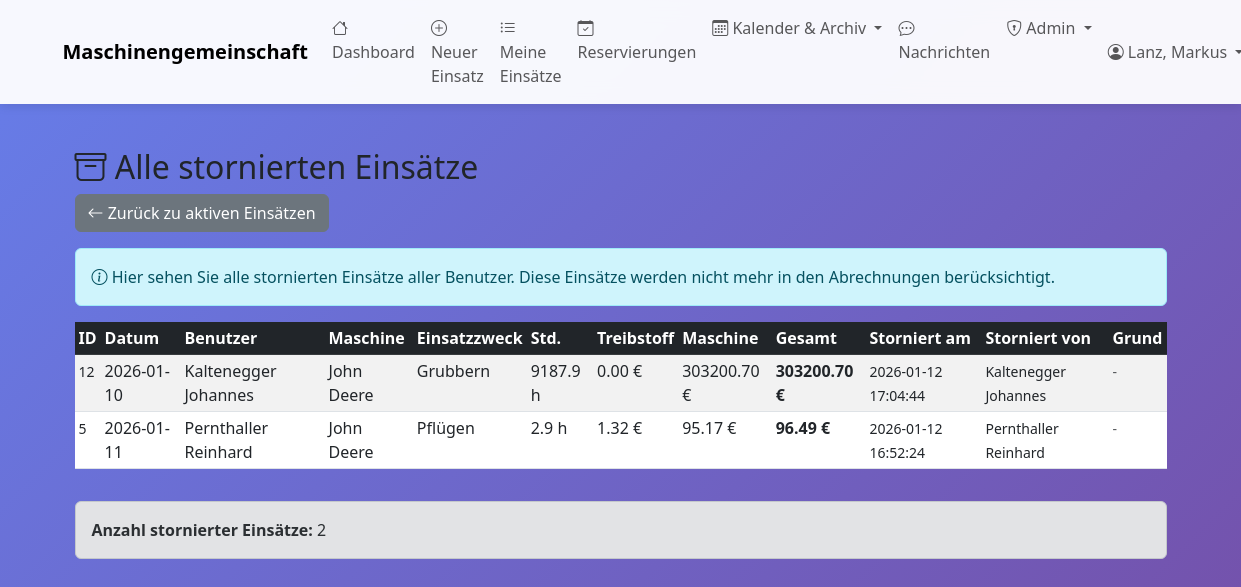
The app's page /admin/stornierte-einsaetze (signed in) with its own data.
### tables this page shows
CREATE TABLE maschineneinsaetze_storniert (
            id INTEGER PRIMARY KEY AUTOINCREMENT,
            original_einsatz_id INTEGER NOT NULL,
            datum TEXT NOT NULL,
            benutzer_id INTEGER NOT NULL,
            maschine_id INTEGER NOT NULL,
            einsatzzweck_id INTEGER,
            stundenzaehler_anfang REAL,
            stundenzaehler_ende REAL,
            betriebsstunden REAL,
            hektar REAL,
            kilometer REAL,
            stueck INTEGER,
            treibstoffverbrauch REAL,
            treibstoffkosten REAL,
            maschinenkosten REAL,
            gesamtkosten REAL,
            bemerkung TEXT,
            storniert_am TEXT NOT NULL,
            storniert_von INTEGER NOT NULL,
            stornierungsgrund TEXT,
            FOREIGN KEY (benutzer_id) REFERENCES benutzer(id),
            FOREIGN KEY (maschine_id) REFERENCES maschinen(id),
            FOREIGN KEY (einsatzzweck_id) REFERENCES einsatzzwecke(id),
            FOREIGN KEY (storniert_von) REFERENCES benutzer(id)
        );

CREATE TABLE benutzer (
    id INTEGER PRIMARY KEY AUTOINCREMENT,
    name TEXT NOT NULL,
    vorname TEXT,
    username TEXT UNIQUE,
    password_hash TEXT,
    adresse TEXT,
    telefon TEXT,
    email TEXT,
    mitglied_seit DATE,
    aktiv BOOLEAN DEFAULT 1,
    bemerkungen TEXT
, is_admin BOOLEAN DEFAULT 0, treibstoffkosten_preis REAL DEFAULT 1.50, backup_schwellwert INTEGER DEFAULT 50, letzter_treibstoffpreis REAL, admin_level INTEGER DEFAULT 0);

CREATE TABLE maschinen (
    id INTEGER PRIMARY KEY AUTOINCREMENT,
    bezeichnung TEXT NOT NULL,
    hersteller TEXT,
    modell TEXT,
    baujahr INTEGER,
    kennzeichen TEXT,
    anschaffungsdatum DATE,
    stundenzaehler_aktuell REAL,
    naechste_wartung_bei REAL,
    aktiv BOOLEAN DEFAULT 1,
    bemerkungen TEXT
, abrechnungsart TEXT DEFAULT 'stunden', preis_pro_einheit REAL DEFAULT 0.0, wartungsintervall INTEGER DEFAULT 50, naechste_wartung REAL, anmerkungen TEXT, erfassungsmodus TEXT DEFAULT 'fortlaufend', gemeinschaft_id INTEGER DEFAULT 1 REFERENCES gemeinschaften(id), anschaffungspreis REAL DEFAULT 0.0, abschreibungsdauer_jahre INTEGER DEFAULT 10);

CREATE TABLE einsatzzwecke (
    id INTEGER PRIMARY KEY AUTOINCREMENT,
    bezeichnung TEXT NOT NULL UNIQUE,
    beschreibung TEXT,
    aktiv BOOLEAN DEFAULT 1
);

### web_app.py (the view)
@app.route('/admin/stornierte-einsaetze')
@admin_required
def admin_stornierte_einsaetze():
    with MaschinenDBContext(DB_PATH) as db:
        cursor = db.connection.cursor()
        cursor.execute("""
            SELECT s.*, m.bezeichnung as maschine_name,
                   b.name as benutzer_name, b.vorname as benutzer_vorname,
                   sv.name as storniert_von_name, sv.vorname as storniert_von_vorname,
                   ez.bezeichnung as einsatzzweck_name
            FROM maschineneinsaetze_storniert s
            JOIN maschinen m ON s.maschine_id = m.id
            JOIN benutzer b ON s.benutzer_id = b.id
            JOIN benutzer sv ON s.storniert_von = sv.id
            LEFT JOIN einsatzzwecke ez ON s.einsatzzweck_id = ez.id
            ORDER BY s.storniert_am DESC
        """)
        columns = [desc[0] for desc in cursor.description]
        stornierte_einsaetze = [dict(zip(columns, row)) for row in cursor.fetchall()]
    return render_template('admin_stornierte_einsaetze.html',
                         stornierte_einsaetze=stornierte_einsaetze)

### database.py (called while the page is built)
    def connect(self):
        self.connection = sqlite3.connect(self.db_path)
        self.connection.row_factory = sqlite3.Row
        self.cursor = self.connection.cursor()

    def close(self):
        if self.connection:
            self.connection.close()

    def __enter__(self):
        self.connect()
        return self

    def __exit__(self, exc_type, exc_val, exc_tb):
        if exc_type is None:
            self.connection.commit()
        else:
            self.connection.rollback()
        self.close()
        return False

### web_app.py (called while the page is built)
def admin_required(f):
    @wraps(f)
    def decorated_function(*args, **kwargs):
        if 'benutzer_id' not in session:
            flash('Bitte melden Sie sich an.', 'warning')
            return redirect(url_for('login'))
        if not session.get('is_admin'):
            flash('Zugriff verweigert. Administrator-Rechte erforderlich.', 'danger')
            return redirect(url_for('dashboard'))
        return f(*args, **kwargs)
    return decorated_function

### templates/admin_stornierte_einsaetze.html (shortened to what this page needs)
{% extends "base.html" %}
{% block content %}
<div class="container mt-4">
    <h2>
        <i class="bi bi-archive"></i> Alle stornierten Einsätze
    </h2>
    <div class="mb-3">
        <a href="{{ url_for('admin_alle_einsaetze') }}" class="btn btn-secondary">
            <i class="bi bi-arrow-left"></i> Zurück zu aktiven Einsätzen
        </a>
    </div>
    {% if stornierte_einsaetze %}
    <div class="alert alert-info">
        <i class="bi bi-info-circle"></i>
        Hier sehen Sie alle stornierten Einsätze aller Benutzer. Diese Einsätze werden nicht mehr in den Abrechnungen berücksichtigt.
    </div>
    <div class="table-responsive">
        <table class="table table-striped table-hover table-sm">
            <thead class="table-dark">
                <tr>
                    <th>ID</th>
                    <th>Datum</th>
                    <th>Benutzer</th>
                    <th>Maschine</th>
                    <th>Einsatzzweck</th>
                    <th>Std.</th>
                    <th>Treibstoff</th>
                    <th>Maschine</th>
                    <th>Gesamt</th>
                    <th>Storniert am</th>
                    <th>Storniert von</th>
                    <th>Grund</th>
                </tr>
            </thead>
            <tbody>
                {% for einsatz in stornierte_einsaetze %}
                <tr>
                    <td><small>{{ einsatz.original_einsatz_id }}</small></td>
                    <td>{{ einsatz.datum }}</td>
                    <td>{{ einsatz.benutzer_name }} {{ einsatz.benutzer_vorname or '' }}</td>
                    <td>{{ einsatz.maschine_name }}</td>
                    <td>{{ einsatz.einsatzzweck_name or '-' }}</td>
                    <td>{{ "%.1f"|format(einsatz.betriebsstunden or 0) }} h</td>
                    <td>{{ "%.2f"|format(einsatz.treibstoffkosten or 0) }} €</td>
                    <td>{{ "%.2f"|format(einsatz.maschinenkosten or 0) }} €</td>
                    <td><strong>{{ "%.2f"|format(einsatz.gesamtkosten or 0) }} €</strong></td>
                    <td>
                        <small>{{ einsatz.storniert_am }}</small>
                    </td>
                    <td>
                        <small>
                            {{ einsatz.storniert_von_name }} {{ einsatz.storniert_von_vorname or '' }}
                        </small>
                    </td>
                    <td>
                        {% if einsatz.stornierungsgrund %}
                            <small class="text-muted" title="{{ einsatz.stornierungsgrund }}">
                                {{ einsatz.stornierungsgrund[:30] }}{% if einsatz.stornierungsgrund|length > 30 %}...{% endif %}
                            </small>
                        {% else %}
                            <small class="text-muted">-</small>
                        {% endif %}
                    </td>
                </tr>
                {% endfor %}
            </tbody>
        </table>
    </div>
    <div class="alert alert-secondary mt-3">
        <strong>Anzahl stornierter Einsätze:</strong> {{ stornierte_einsaetze|length }}
    </div>
    {% else %}
    <div class="alert alert-success">
        <i class="bi bi-check-circle"></i>
        Es wurden noch keine Einsätze storniert.
    </div>
    {% endif %}
</div>
{% endblock %}

### templates/base.html (style rules this page uses)
body { min-height: 100vh; background: linear-gradient(135deg, #667eea 0%, #764ba2 100%); }

### records on screen
maschineneinsaetze_storniert: original_einsatz_id "12", datum "2026-01-10", benutzer_name "Kaltenegger", vorname "Johannes", maschine_name "John Deere", bezeichnung "Grubbern", betriebsstunden "9187.9", treibstoffkosten "0.00", maschinenkosten "303200.70", gesamtkosten "303200.70", storniert_am "2026-01-12 17:04:44", storniert_von_name "Kaltenegger"
maschineneinsaetze_storniert: original_einsatz_id "5", datum "2026-01-11", benutzer_name "Pernthaller", vorname "Reinhard", maschine_name "John Deere", bezeichnung "Pflügen", betriebsstunden "2.9", treibstoffkosten "1.32", maschinenkosten "95.17", gesamtkosten "96.49", storniert_am "2026-01-12 16:52:24", storniert_von_name "Pernthaller"

### other values on screen
{{ session.get('benutzer_name') }} "Lanz, Markus"
{{ stornierte_einsaetze|length }} "2"
